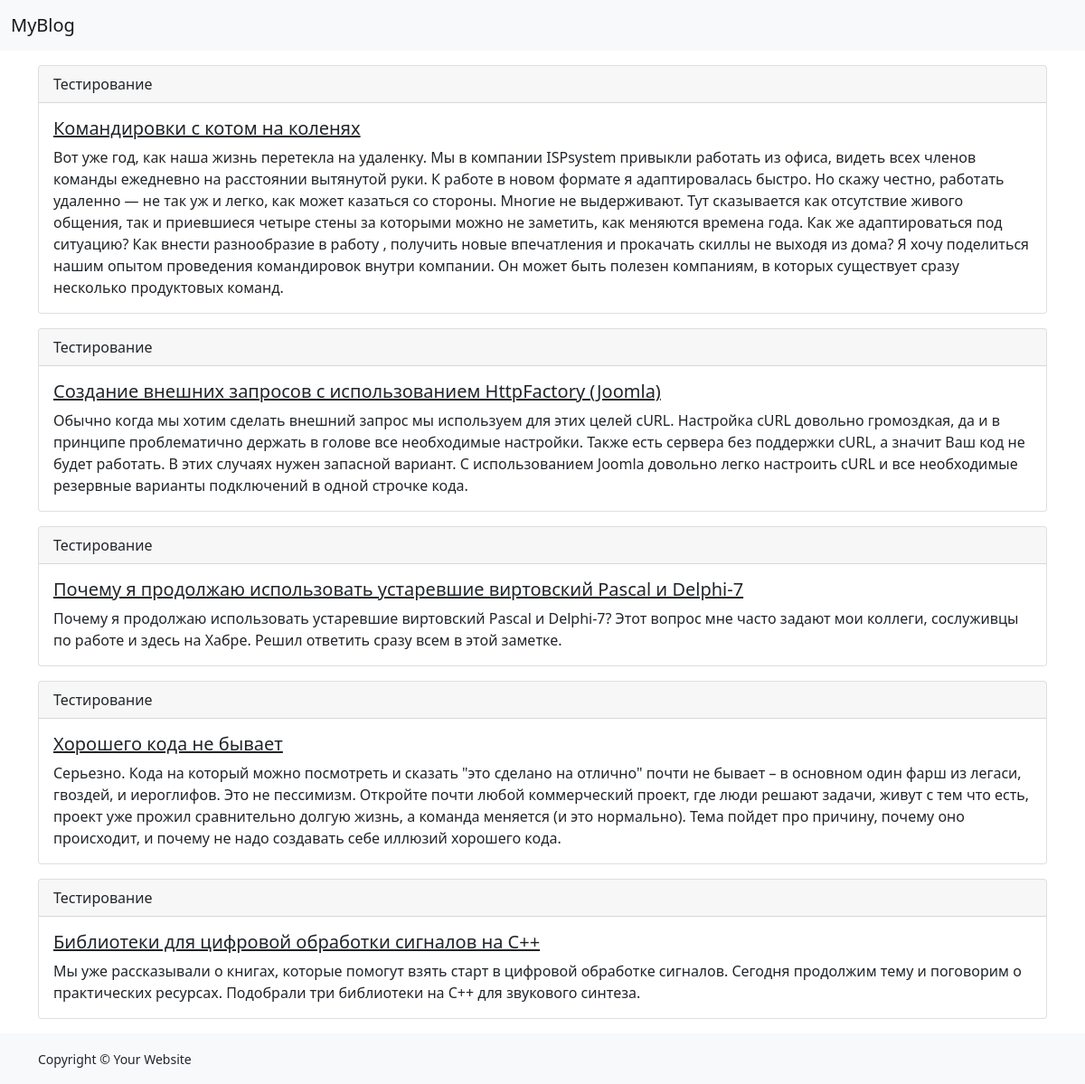
The page / on the database its author committed.
### post/models.py (models this page shows, shortened)
class Post(models.Model):
    title = models.CharField(max_length=255,
                             verbose_name='Заголовок',
                             )
    body = RichTextField(verbose_name='Текст публикации',
                            )
    publishedDate = models.DateField(auto_now_add=True,
                                     verbose_name='Дата публикации',
                                     )
    enable = models.BooleanField(verbose_name='Показать пост',
                                 )
    commentsEnable = models.BooleanField(verbose_name='Включить комментарии',
                                         )
    category = models.ForeignKey('Category',
                                 on_delete=models.SET_NULL,
                                 null=True,
                                 verbose_name='Категория',
                                 )
    slug = models.CharField(max_length=255,
                            blank=True,
                            unique=True,
                            verbose_name='Слаг',
                            )
    shortDescription = models.TextField(verbose_name='Краткое описание',
                                        )
    publicationDate = models.DateField(auto_now_add=True,
                                       verbose_name='Дата публикации')
    class Meta:
        verbose_name = 'Публикация'
        verbose_name_plural = 'Публикации'

class Category(models.Model):
    name = models.CharField(max_length=100,
                            unique=True,
                            verbose_name='Название'
                            )
    description = models.TextField(verbose_name='Описание',
                                   blank=True,
                                   )
    def __str__(self):
        return self.name
    class Meta:
        verbose_name = 'Категория'
        verbose_name_plural = 'Категории'

### post/views.py (the view)
# urls.py: path('', main, name='main'),
def main(request):
    qs = Post.objects.all()
    paginator = Paginator(qs, 5)
    page_number = request.GET.get('page')
    page_obj = paginator.get_page(page_number)
    objects_list = {'posts': page_obj, }
    return render(request, 'post/feed.html', objects_list)

### post/templates/post/feed.html (shortened to what this page needs)
{% extends 'main.html' %}
{% block content %}
    {% for obj in posts %}
        <div class="card my-3">
            <div class="card-header">
                {{ obj.category }}
            </div>
            <div class="card-body">
                <h5 class="card-title">
                    <a class="link-dark" href="{% url 'post' obj.slug %}">
                        {{ obj.title }}
                    </a>
                </h5>
                <p class="card-text">{{ obj.shortDescription }}</p>
            </div>
        </div>
    {% endfor %}
{% endblock %}

### static/theme.css (style rules this page uses)
body { flex: auto; height: 100vh; }

### rows shown on the page
Post: category "Тестирование", title "Командировки с котом на коленях", shortDescription "Вот уже год, как наша жизнь перетекла на удаленку. Мы в компании ISPsystem привыкли работать из офиса, видеть всех членов команды ежедневно на расстоянии вытянутой руки. К работе в новом формате я адаптировалась быстро. Но скажу честно, работать удаленно — не так уж и легко, как может казаться со стороны. Многие не выдерживают. Тут сказывается как отсутствие живого общения, так и приевшиеся четыре стены за которыми можно не заметить, как меняются времена года. Как же адаптироваться под ситуацию? Как внести разнообразие в работу , получить новые впечатления и прокачать скиллы не выходя из дома? Я хочу поделиться нашим опытом проведения командировок внутри компании. Он может быть полезен…"
Post: category "Тестирование", title "Создание внешних запросов с использованием HttpFactory (Joomla)", shortDescription "Обычно когда мы хотим сделать внешний запрос мы используем для этих целей cURL. Настройка cURL довольно громоздкая, да и в принципе проблематично держать в голове все необходимые настройки. Также есть сервера без поддержки cURL, а значит Ваш код не будет работать. В этих случаях нужен запасной вариант. С использованием Joomla довольно легко настроить cURL и все необходимые резервные варианты подключений в одной строчке кода."
Post: category "Тестирование", title "Почему я продолжаю использовать устаревшие виртовский Pascal и Delphi-7", shortDescription "Почему я продолжаю использовать устаревшие виртовский Pascal и Delphi-7? Этот вопрос мне часто задают мои коллеги, сослуживцы по работе и здесь на Хабре. Решил ответить сразу всем в этой заметке."
Post: category "Тестирование", title "Хорошего кода не бывает", shortDescription "Серьезно. Кода на который можно посмотреть и сказать \"это сделано на отлично\" почти не бывает – в основном один фарш из легаси, гвоздей, и иероглифов. Это не пессимизм. Откройте почти любой коммерческий проект, где люди решают задачи, живут с тем что есть, проект уже прожил сравнительно долгую жизнь, а команда меняется (и это нормально). Тема пойдет про причину, почему оно происходит, и почему не надо создавать себе иллюзий хорошего кода."
Post: category "Тестирование", title "Библиотеки для цифровой обработки сигналов на C++", shortDescription "Мы уже рассказывали о книгах, которые помогут взять старт в цифровой обработке сигналов. Сегодня продолжим тему и поговорим о практических ресурсах. Подобрали три библиотеки на C++ для звукового синтеза."
